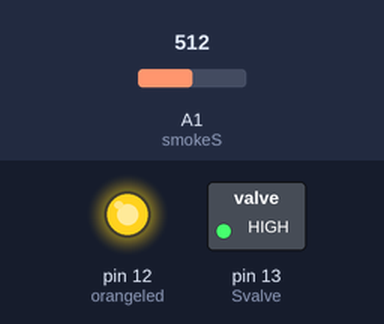
The sketch below on a simulated Arduino Uno, built with avr-gcc and run on an emulated ATmega328P. Shown: switched loads named in the sketch (green lamp = pin HIGH), output pins drawn as LEDs (lit = HIGH). The test bench sets the inputs (shaded band); at power-on: A1 (smokeS) = 512. The modem accepts every AT command (registered, SIM ready, sends succeed) and sends nothing else; what the sketch prints to the serial monitor is not drawn.

Above: at 1.2 s.
1.3 s: A1 (smokeS) set to 158
5.4 s: A1 (smokeS) set to 138
Timing chart, 0 to 8.4 s (numbered marks = the images above; inputs shaded):
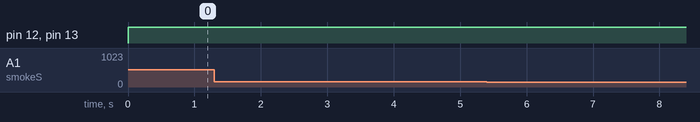

The sketch:

Gas_Leakage_Detector.ino
```cpp
#include <SoftwareSerial.h>

//LPG Leakage Detection with Alarm, SMS Alert and Automatic Valve Shutdown
//by: Jen Beatrix Maristela

SoftwareSerial SIM808(9,10);
String textForSMS;
int data = 0;
int smokeS = A1;
int Svalve = 13;
int orangeled = 12;


String inputString;        // a string to hold incoming data
boolean stringComplete = false;  // whether the string is complete

int Control_RX = A3; // RX and TX pin for the SoftWareSerial library.
int Control_TX = A2;

//volatile boolean svalve_Detect = false; // It is a variable to give delay time to Arduino.

SoftwareSerial Control(Control_RX, Control_TX); // Define the Rx and the Tx pins to communicate with Bluetooth Module.

String Name = "Control"; // Name your module and set the password for it.
int Password = 1111; //PASS:1234
String Uart = "9600,0,0";


void setup()
{
  //randomSeed(analogRead(0));
  Serial.begin(9600);
  SIM808.begin(9600);

  Control.begin(38400); // Begin HC-05 Bluetooth module to communicate.

  pinMode(smokeS, INPUT);
  pinMode(Svalve, OUTPUT);
  pinMode(orangeled,OUTPUT);
  digitalWrite(Svalve, LOW);
}

void loop()
{
  data = analogRead(smokeS);

  Serial.print("Smoke: ");
  Serial.println(data);

if (Serial.available()) {
    Control.write(Serial.read());
}

if (Control.available()) { // If HC-05 Bluetooth module is available, Commands() has proceeded.

    char c = Control.read();
    Serial.println(c); // Control the characters that are set by the app using the terminal.
    //Commands(c);
    Serial.write(c);
    }

if (data >= 150){
  digitalWrite(Svalve, HIGH);
  digitalWrite(orangeled, HIGH);
  Serial.println("Valve CLOSED");
  textForSMS = "\nGAS OR SMOKE DETECTED";
  Serial.println(textForSMS);
  //sendSMS(textForSMS);

  SIM808.println("AT+CMGF=1");                     // AT command to send SMS message
  delay(250);
  SIM808.println("AT+CMGS=\"+639235853916\"\r");  // recipient's mobile number, in international format
  delay(250);
  SIM808.println("WARNING: Gas Leakage detected");                         // message to send
  SIM808.println((char)26);                        // End AT command with a ^Z, ASCII code 26
  delay(250);
  Serial.println("Message sent.");

}
 delay(500);
}
```

Measured:
- after the input at 1.3 s, every drawn part: stays the same
- after the input at 5.4 s, every drawn part: stays the same
